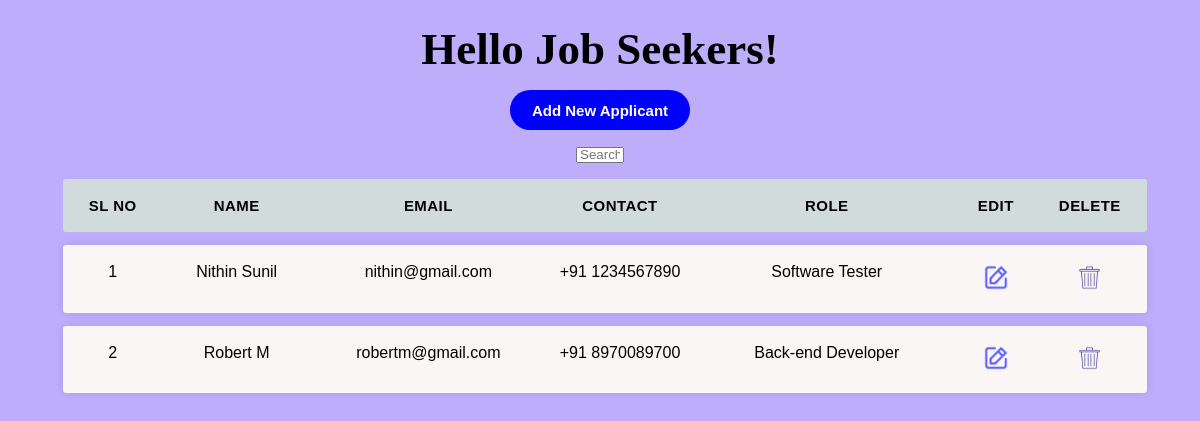
The app's page /jobapp/, older data.
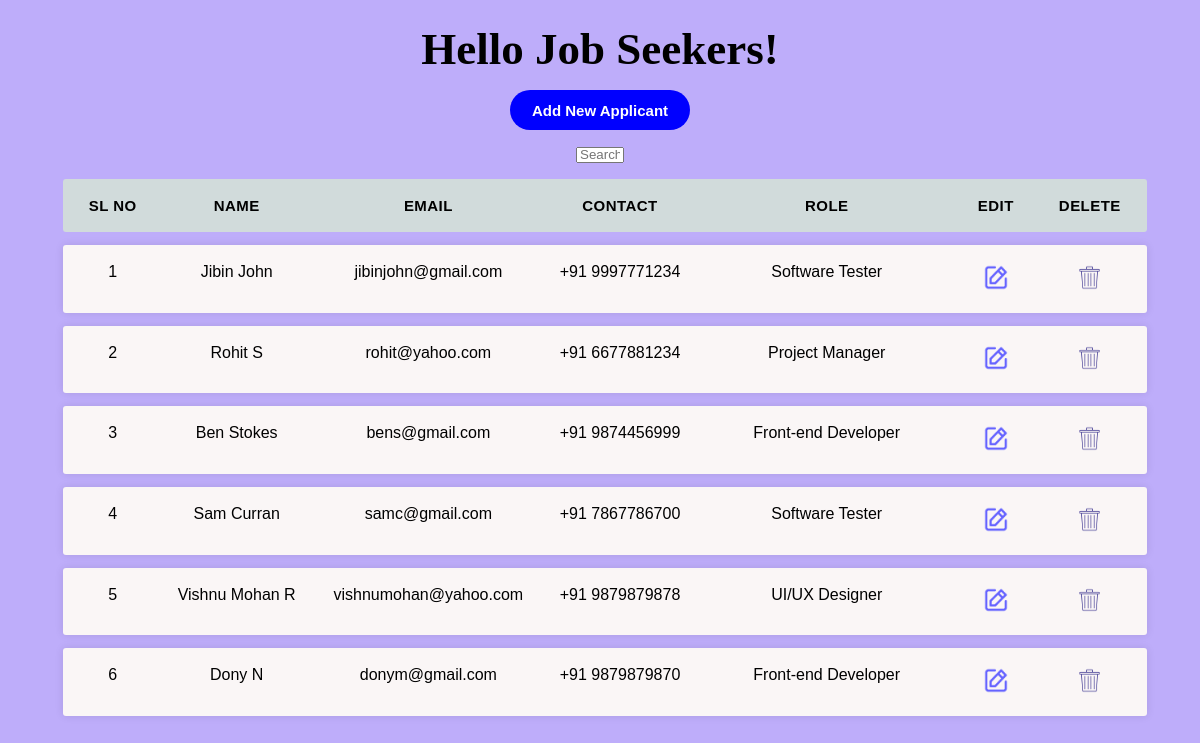
The same page, newer data.
### jobApp/models.py (models this page shows, shortened)
class ApplicantDetailsModel(models.Model):
    def validate_full_name(name):
        full_name_regex = r"^[A-Za-z]+( [A-Za-z]+)?( [A-Za-z]+)?$"
        matchs = re.match(full_name_regex, name)
        if (
            (name == "")
            or (name == None)
            or (matchs is None)
            or (len(name) < 3)
            or len(name) > 75
        ):
            raise ValidationError(
                f"{name} is invalid, it may contain numbers or special chracters"
            )
    def validate_phone_number(number):
        phone_pattern = r"^\d{10}$"
        matchs = re.match(phone_pattern, number)
        if (number == "") or (matchs is None):
            raise ValidationError(
                f"{number} is invalid, only digits from 0 to 9 are allowed"
            )
    def validate_date_of_birth(dob):
        today = date.today()
        age = (today - dob).days // 365.25
        if dob == "" or dob == None or int(age) < 18:
            raise ValidationError(
                "Invalid Date of Birth, applicant must be minimum 18 years old"
            )
    full_name = models.CharField(
        max_length=75, null=False, validators=[validate_full_name]
    )
    country_code_choices = [
        ("+91", "+91"),
        ("+1", "+1"),
    ]
    country_code = models.CharField(
        max_length=3, null=False, choices=country_code_choices, default="+91"
    )
    phone_number = models.CharField(
        max_length=10, null=False, unique=True, validators=[validate_phone_number]
    )
    email_id = models.EmailField(max_length=254, null=False, unique=True)
    dob = models.DateField(null=False, validators=[validate_date_of_birth])
    gender_choices = [
        ("Male", "Male"),
        ("Female", "Female"),
        ("Others", "Others"),
    ]
    gender = models.CharField(
        max_length=7, null=True, blank=False, choices=gender_choices, default=None
    )
    years_choices = [
        ("", "Years"),
        ("0", "Fresher"),
        ("1", "1"),
        ("2", "2"),
        ("3", "3"),
        ("4", "4"),
        ("5", "5"),
        ("6", "6"),
        ("7", "7"),
        ("8", "8"),
        ("9", "9"),
        ("9+", "9+"),
    ]
    years = models.CharField(max_length=2, null=True, blank=True, choices=years_choices)
    months_choices = [
        ("", "Months"),
        ("0", "Fresher"),
        ("1", "1"),
        ("2", "2"),
        ("3", "3"),
        ("4", "4"),
        ("5", "5"),
        ("6", "6"),
        ("7", "7"),
        ("8", "8"),
        ("9", "9"),
        ("9+", "9+"),
    ]
    months = models.CharField(
        max_length=2, null=True, blank=True, choices=months_choices
    )
    job_choices = [
        ("", "Role"),
        ("UI/UX Designer", "UI/UX Designer"),
        ("Front-end Developer", "Front-end Developer"),
        ("Back-end Developer", "Back-end Developer"),
        ("Software Tester", "Software Tester"),
        ("Project Manager", "Project Manager"),
    ]
    job_role = models.CharField(max_length=30, null=False, choices=job_choices)
    address_line_1 = models.CharField(max_length=200, null=True, blank=True)
    address_line_2 = models.CharField(max_length=100, null=True, blank=True)
    city = models.CharField(max_length=30, null=True, blank=True)
    state = models.CharField(max_length=30, null=True, blank=True)
    country = models.CharField(max_length=30, null=True, blank=True)
    zip_code = models.CharField(max_length=6, null=True, blank=True)

### jobApp/views.py (the view)
# urls.py: path("", views.ApplicantsListView.as_view(), name="index"),
class ApplicantsListView(ListView):
    model = ApplicantDetailsModel
    template_name = "jobapp/HomePage.html"
    context_object_name = (
        "values"  # the name of iterable used for displaying data in the HTML page
    )
    def get_queryset(self):
        return ApplicantDetailsModel.objects.all().order_by("-id")

### templates/jobapp/HomePage.html (shortened to what this page needs)
{% load static %}
<!DOCTYPE html>
<html lang="en">
<head>
    <link rel="stylesheet" href="{% static "css/HomePageCSS.css" %}">
</head>
<body>
    <div id="field-row">
        <h2 class="title">Hello Job Seekers!</h2>
    </div>
    <div id="field-row">
        <form action="{% url 'add' %}">
            <input type="submit" value="Add New Applicant" class="btn">
        </form>
    </div>
    <div id="field-row">
        <form action="">
            <input type="text" placeholder="Search.." class="search">
        </form>
    </div>
    <div class="container">
        <ul class="listing-table">
          <li class="table-header">
            <div class="col-1">Sl No</div>
            <div class="col-2">Name</div>
            <div class="col-3">Email</div>
            <div class="col-4">Contact</div>
            <div class="col-5">Role</div>
            <div class="col-6">Edit</div>
            <div class="col-7">Delete</div>
          </li>
          {% for value in values %}
          <li class="table-row">
              <div class="col-1">{{forloop.counter}}</div>
              <div class="col-2">{{value.full_name}}</div>
              <div class="col-3">{{value.email_id}}</div>
              <div class="col-4">{{value.country_code}} {{value.phone_number}}</div>
              <div class="col-5">{{value.job_role}}</div>
              <div class="col-6">
                  <form action="{% url 'update' value.id %}">
                  <button type="submit" class="bttn"><img src="{% static 'icons/edit_icon.png'%}"></button>
                  </form>
              </div>
              <div class="col-7">
                  <form action="{% url 'delete' value.id %}">
                    <button type="submit" class="bttn"><img src="{% static 'icons/delete.png'%}"></button>
                  </form>
              </div>
          </li>
          {% endfor %}
        </ul>
      </div>
</body>
</html>

### static/css/HomePageCSS.css (style rules this page uses)
body { background-color: #BEADFA; }
.container { width: 95%; margin: 0 auto; padding-left: 10px; padding-right: 40px; }
h2 { font-size: 45px; margin: 15px 0; text-align: center; font-family:Cambria, Cochin, Georgia, Times, 'Times New Roman', serif; }
.btn { cursor: pointer; background-color: blue; border: hidden; height: 40px; width: 180px; border-radius: 20px; text-align: center; font-weight: bold; font-size: 15px; margin: 0 auto; color: white; margin-bottom: 15px; }
#field-row { display: flex; margin: 0 auto; justify-content: center; }
img { height: 2em; width:2em; }
.bttn { background: none; border: hidden; }
.search { height:10px; width: 40px; }

Row changes from the older to the newer data that the page shows:
removed ApplicantDetailsModel: full_name "Nithin Sunil", email_id "nithin@gmail.com", country_code "+91", phone_number "1234567890", job_role "Software Tester"
removed ApplicantDetailsModel: full_name "Robert M", email_id "robertm@gmail.com", country_code "+91", phone_number "8970089700", job_role "Back-end Developer"
added ApplicantDetailsModel: full_name "Jibin John", email_id "jibinjohn@gmail.com", country_code "+91", phone_number "9997771234", job_role "Software Tester"
added ApplicantDetailsModel: full_name "Rohit S", email_id "rohit@yahoo.com", country_code "+91", phone_number "6677881234", job_role "Project Manager"
added ApplicantDetailsModel: full_name "Ben Stokes", email_id "bens@gmail.com", country_code "+91", phone_number "9874456999", job_role "Front-end Developer"
added ApplicantDetailsModel: full_name "Sam Curran", email_id "samc@gmail.com", country_code "+91", phone_number "7867786700", job_role "Software Tester"
added ApplicantDetailsModel: full_name "Vishnu Mohan R", email_id "vishnumohan@yahoo.com", country_code "+91", phone_number "9879879878", job_role "UI/UX Designer"
added ApplicantDetailsModel: full_name "Dony N", email_id "donym@gmail.com", country_code "+91", phone_number "9879879870", job_role "Front-end Developer"
